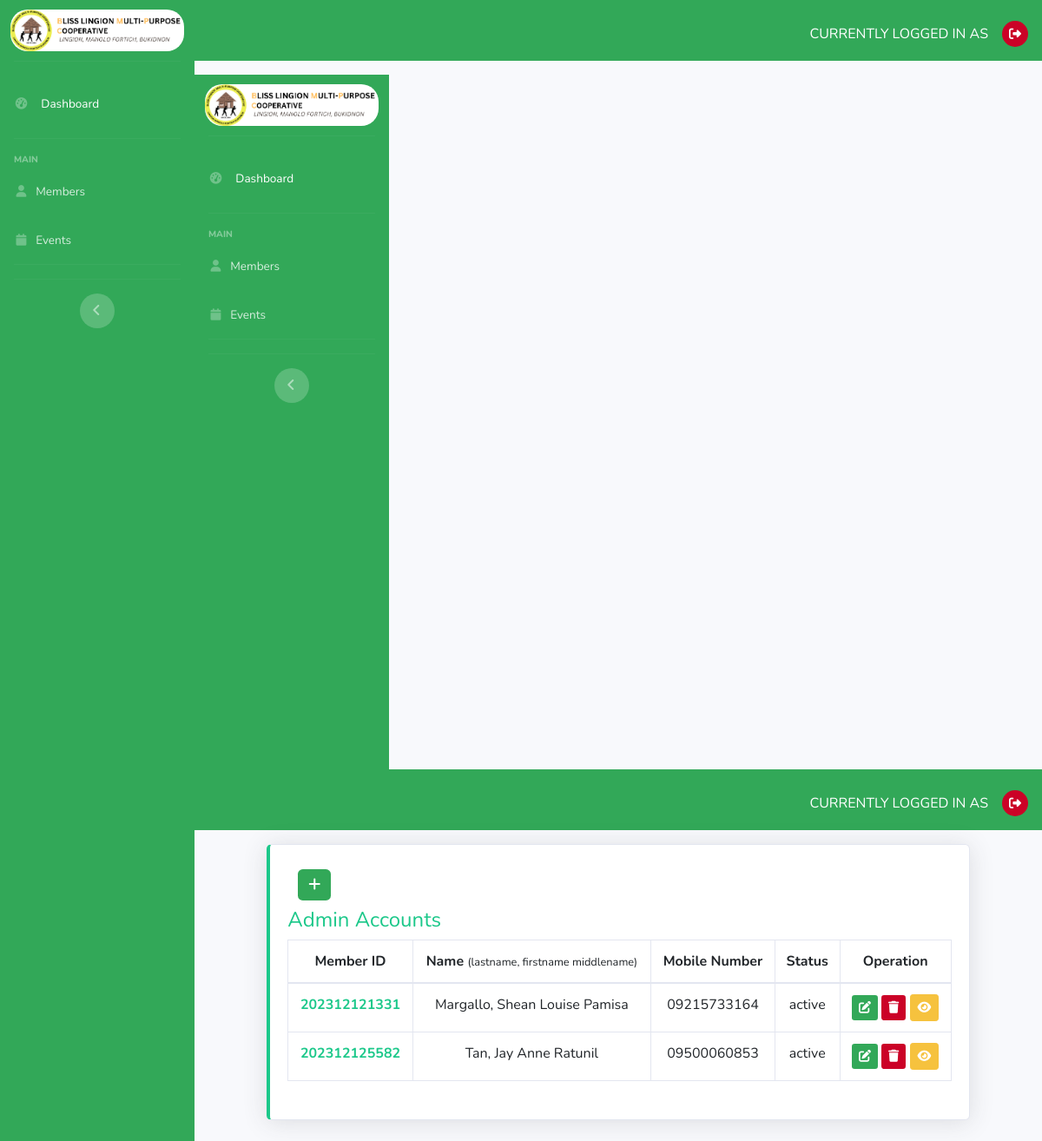
The page /accounts.php on the database its author committed.
### tables this page shows
CREATE TABLE `members_tbl` (
  `id` int NOT NULL,
  `mem_id` varchar(255) NOT NULL,
  `firstname` varchar(255) NOT NULL,
  `middlename` varchar(255) NOT NULL,
  `lastname` varchar(255) NOT NULL,
  `extension` varchar(255) NOT NULL,
  `dob` varchar(255) NOT NULL,
  `age` varchar(255) NOT NULL,
  `pob` varchar(255) NOT NULL,
  `civil_status` varchar(255) NOT NULL,
  `tin` varchar(255) NOT NULL,
  `mobile_number` varchar(255) NOT NULL,
  `email` varchar(255) NOT NULL,
  `address` varchar(255) NOT NULL DEFAULT 'None',
  `brgy` varchar(255) NOT NULL,
  `municipality` varchar(255) NOT NULL,
  `province` varchar(255) NOT NULL,
  `image_path` varchar(255) NOT NULL,
  `status` varchar(255) DEFAULT 'active',
  `region` varchar(255) NOT NULL
);

### accounts.php (the view, shortened to what this page needs)
<?php include('layouts/headers.php') ?>
<?php include('layouts/sidebar.php') ?>
<div id="content-wrapper" class="d-flex flex-column">
    <div id="content bg-dark">
        <?php include('layouts/topbar.php') ?>
        <div class="row">
            <div class="col-xl-10 mx-auto col-md-10 mb-4">
                <div class="card border-left-success shadow h-100 py-2">
                    <div class="card-body">
                        <div class="row col-xl-6 col-md-12 mb-2 align-items-start">
                            <div class="col-1">
                                <a class="btn btn-success btn" data-toggle="modal" title="Add new Administrator (Single Insertion)" data-target="#newModal"><i class="fa-solid fa-plus"></i></a>
                            </div>
                        </div>
                        <div class="table-responsive">
                            <?php
                            include('functions/connection.php');
                            $sql = "SELECT * FROM members_tbl order by lastname ASC";
                            $result = $conn->query($sql);
                            ?>
                            <p class="text-success h4">Admin Accounts</p>
                            <table class="table table-bordered" id="dataTable" width="100%" cellspacing="0">
                                <thead>
                                    <tr>
                                        <th class="text-center">Member ID</th>
                                        <th class="text-center ">Name <span class="small">(lastname, firstname middlename)</span></th>
                                        <th class="text-center">Mobile Number</th>
                                        <th class="text-center">Status</th>
                                        <th class="text-center">Operation</th>
                                    </tr>
                                </thead>
                                <tbody>
                                    <?php while ($row = $result->fetch_assoc()) : ?>
                                        <tr>
                                            <td class="text-center"><b class="text-success"><?= $row['mem_id'] ?></b></td>
                                            <td class="text-center"><?= $row['lastname'] ?>, <?= $row['firstname'] ?> <?= $row['middlename'] ?></td>
                                            <td class="text-center"><?= $row['mobile_number'] ?></td>
                                            <td class="text-center"><?= $row['status'] ?></td>
                                            <td class="text-center">
                                                <a class="btn btn-success btn-sm" data-toggle="modal" data-target="#updateModal<?= $row['id'] ?>"><i class="fa-solid fa-pen-to-square"></i></a>
                                                <a class="btn btn-danger btn-sm" data-toggle="modal" data-target="#deleteModal"><i class="fa-solid fa-trash"></i></a>
                                                <button class="btn btn-warning btn-sm" data-toggle="modal" data-target="#viewModal<?= $row['id'] ?>"><i class="fa-solid fa-eye"></i></button>
                                            </td>
                                        </tr>
                                    <?php endwhile; ?>
                                </tbody>
                            </table>
                        </div>
                    </div>
                </div>
            </div>
        </div>
    </div>
</div>
<?php include('layouts/footer.php') ?>

### layouts/headers.php (shortened to what this page needs)
<!DOCTYPE html>
<html lang="en">
<head>
    <link href="./vendor/fontawesome-free/css/all.min.css" rel="stylesheet" type="text/css">
    <link rel="stylesheet" href="https://cdnjs.cloudflare.com/ajax/libs/twitter-bootstrap/5.3.0/css/bootstrap.min.css">
    <link rel="stylesheet" href="https://cdn.datatables.net/1.13.6/css/dataTables.bootstrap5.min.css">
    <link href="./css/sb-admin-2.min.css" rel="stylesheet">
    <link rel="stylesheet" href="https://cdnjs.cloudflare.com/ajax/libs/font-awesome/6.4.2/css/all.min.css" />
    <link rel="stylesheet" href="./css/custom.css">
    <head>
    </head>
<body id="page-top">
    <div id="wrapper">
        <?php include('layouts/sidebar.php') ?>
        <div id="content-wrapper" class="d-flex flex-column">
            <div id="content bg-dark">
                <?php include('layouts/topbar.php') ?>

### layouts/sidebar.php
<ul class="navbar-nav sidebar sidebar-dark accordion sidebar-css" id="accordionSidebar" >
    <a class="sidebar-brand d-flex align-items-center justify-content-center" href="dashboard.php">
        <div class="sidebar-brand-text mx-3"><img src="img/logo_2.png" alt="" style="border-radius: 20px;" width="200"></div>
    </a>
    <hr class="sidebar-divider my-0">
    <li class="nav-item">
        <a class="nav-link h1 text-white" href="dashboard.php">
            <i class="fas fa-fw fa-tachometer-alt"></i>
            <span>Dashboard</span></a>
    </li>
    <hr class="sidebar-divider">
    <div class="sidebar-heading">
        Main
    </div>
    <li class="nav-item">
        <a class="nav-link" href="index.php">
            <i class="fas fa-fw fa-user"></i>
            <span>Members</span></a>
    </li>
    <li class="nav-item">
        <a class="nav-link" href="events.php">
            <i class="fas fa-fw fa-calendar"></i>
            <span>Events</span></a>
    </li>
    <hr class="sidebar-divider">
    <hr class="sidebar-divider d-none d-md-block">
    <div class="text-center d-none d-md-inline">
        <button class="rounded-circle border-0" id="sidebarToggle"></button>
    </div>
</ul>

### layouts/topbar.php (shortened to what this page needs)
<ul class="navbar-nav topbar topbar-dark mb-3" id="accordionTopBar">
    <li class="nav-item d-flex ml-auto mt-3 mr-2 p-2 align-items-center" tooltipl>
        <span class="mr-3 text-white text-center text-uppercase">Currently logged in as <span class="bold" style="font-weight: bold; font-style: italic;"><?php echo $_SESSION['username'] ?></span></span>
        <a style="border-radius: 100%; color: white; height: 30px; width: 30px;" class="d-flex align-items-center justify-content-between btn btn-sm btn-danger" href="#" data-toggle="modal" title="Logout button" data-target="#logoutModal">
            <i class="fas fa-fw fa-sign-out-alt"></i>
        </a>
    </li>
</ul>

### layouts/footer.php (shortened to what this page needs)
</div>
</body>
</html>

### css/custom.css (style rules this page uses)
img { border: 20px solid dark; }

### layouts/headers.php (style rules this page uses)
#accordionSidebar, #accordionTopBar { background-color: #32a858; }
.btn-success { background-color: #32a858; color: #fff; border: none; }
.btn-danger { background-color: #CB0227; color: #fff; border: none; }

### rows shown on the page
members_tbl: mem "202312121331", lastname "Margallo", firstname "Shean Louise", middlename "Pamisa", mobile_number "09215733164", status "active"
members_tbl: mem "202312125582", lastname "Tan", firstname "Jay Anne", middlename "Ratunil", mobile_number "09500060853", status "active"
